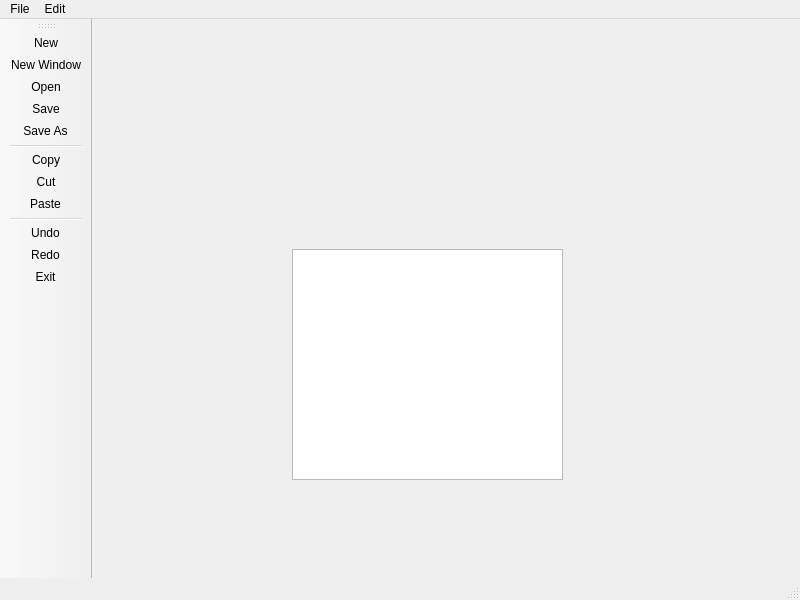
<?xml version="1.0" encoding="UTF-8"?>
<ui version="4.0">
 <class>MainWindowDuplicate</class>
 <widget class="QMainWindow" name="MainWindowDuplicate">
  <property name="geometry">
   <rect>
    <x>0</x>
    <y>0</y>
    <width>800</width>
    <height>600</height>
   </rect>
  </property>
  <property name="windowTitle">
   <string>RC NotePad</string>
  </property>
  <widget class="QWidget" name="centralwidget">
   <widget class="QTextEdit" name="textEdit">
    <property name="geometry">
     <rect>
      <x>200</x>
      <y>230</y>
      <width>271</width>
      <height>231</height>
     </rect>
    </property>
   </widget>
  </widget>
  <widget class="QMenuBar" name="menubar">
   <property name="geometry">
    <rect>
     <x>0</x>
     <y>0</y>
     <width>800</width>
     <height>25</height>
    </rect>
   </property>
   <widget class="QMenu" name="menuFile">
    <property name="title">
     <string>File</string>
    </property>
    <addaction name="actionNew"/>
    <addaction name="actionNew_Window"/>
    <addaction name="actionOpen"/>
    <addaction name="actionSave"/>
    <addaction name="actionSave_As"/>
    <addaction name="actionExit"/>
   </widget>
   <widget class="QMenu" name="menuEdit">
    <property name="title">
     <string>Edit</string>
    </property>
    <addaction name="actionCopy"/>
    <addaction name="actionCut"/>
    <addaction name="actionPaste"/>
    <addaction name="separator"/>
    <addaction name="actionUndo"/>
    <addaction name="actionRedo"/>
   </widget>
   <addaction name="menuFile"/>
   <addaction name="menuEdit"/>
  </widget>
  <widget class="QStatusBar" name="statusbar"/>
  <widget class="QToolBar" name="toolBar">
   <property name="windowTitle">
    <string>toolBar</string>
   </property>
   <attribute name="toolBarArea">
    <enum>LeftToolBarArea</enum>
   </attribute>
   <attribute name="toolBarBreak">
    <bool>false</bool>
   </attribute>
   <addaction name="actionNew"/>
   <addaction name="actionNew_Window"/>
   <addaction name="actionOpen"/>
   <addaction name="actionSave"/>
   <addaction name="actionSave_As"/>
   <addaction name="separator"/>
   <addaction name="actionCopy"/>
   <addaction name="actionCut"/>
   <addaction name="actionPaste"/>
   <addaction name="separator"/>
   <addaction name="actionUndo"/>
   <addaction name="actionRedo"/>
   <addaction name="actionExit"/>
  </widget>
  <action name="actionNew">
   <property name="icon">
    <iconset resource="res.qrc">
     <normaloff>:/img/file-regular.svg</normaloff>:/img/file-regular.svg</iconset>
   </property>
   <property name="text">
    <string>New</string>
   </property>
  </action>
  <action name="actionNew_Window">
   <property name="icon">
    <iconset resource="res.qrc">
     <normaloff>:/img/file-medical-solid.svg</normaloff>:/img/file-medical-solid.svg</iconset>
   </property>
   <property name="text">
    <string>New Window</string>
   </property>
  </action>
  <action name="actionOpen">
   <property name="icon">
    <iconset resource="res.qrc">
     <normaloff>:/img/folder-open-regular.svg</normaloff>:/img/folder-open-regular.svg</iconset>
   </property>
   <property name="text">
    <string>Open</string>
   </property>
  </action>
  <action name="actionSave">
   <property name="icon">
    <iconset resource="res.qrc">
     <normaloff>:/img/save-regular.svg</normaloff>:/img/save-regular.svg</iconset>
   </property>
   <property name="text">
    <string>Save</string>
   </property>
  </action>
  <action name="actionSave_As">
   <property name="icon">
    <iconset resource="res.qrc">
     <normaloff>:/img/file-export-solid.svg</normaloff>:/img/file-export-solid.svg</iconset>
   </property>
   <property name="text">
    <string>Save As</string>
   </property>
  </action>
  <action name="actionCopy">
   <property name="icon">
    <iconset resource="res.qrc">
     <normaloff>:/img/copy-regular.svg</normaloff>:/img/copy-regular.svg</iconset>
   </property>
   <property name="text">
    <string>Copy</string>
   </property>
  </action>
  <action name="actionCut">
   <property name="icon">
    <iconset resource="res.qrc">
     <normaloff>:/img/cut-solid.svg</normaloff>:/img/cut-solid.svg</iconset>
   </property>
   <property name="text">
    <string>Cut</string>
   </property>
  </action>
  <action name="actionPaste">
   <property name="icon">
    <iconset resource="res.qrc">
     <normaloff>:/img/clipboard-regular.svg</normaloff>:/img/clipboard-regular.svg</iconset>
   </property>
   <property name="text">
    <string>Paste</string>
   </property>
  </action>
  <action name="actionUndo">
   <property name="icon">
    <iconset resource="res.qrc">
     <normaloff>:/img/undo-solid.svg</normaloff>:/img/undo-solid.svg</iconset>
   </property>
   <property name="text">
    <string>Undo</string>
   </property>
  </action>
  <action name="actionRedo">
   <property name="icon">
    <iconset resource="res.qrc">
     <normaloff>:/img/redo-solid.svg</normaloff>:/img/redo-solid.svg</iconset>
   </property>
   <property name="text">
    <string>Redo</string>
   </property>
  </action>
  <action name="actionExit">
   <property name="icon">
    <iconset resource="res.qrc">
     <normaloff>:/img/book-dead-solid.svg</normaloff>:/img/book-dead-solid.svg</iconset>
   </property>
   <property name="text">
    <string>Exit</string>
   </property>
  </action>
 </widget>
 <resources>
  <include location="res.qrc"/>
 </resources>
 <connections/>
</ui>
